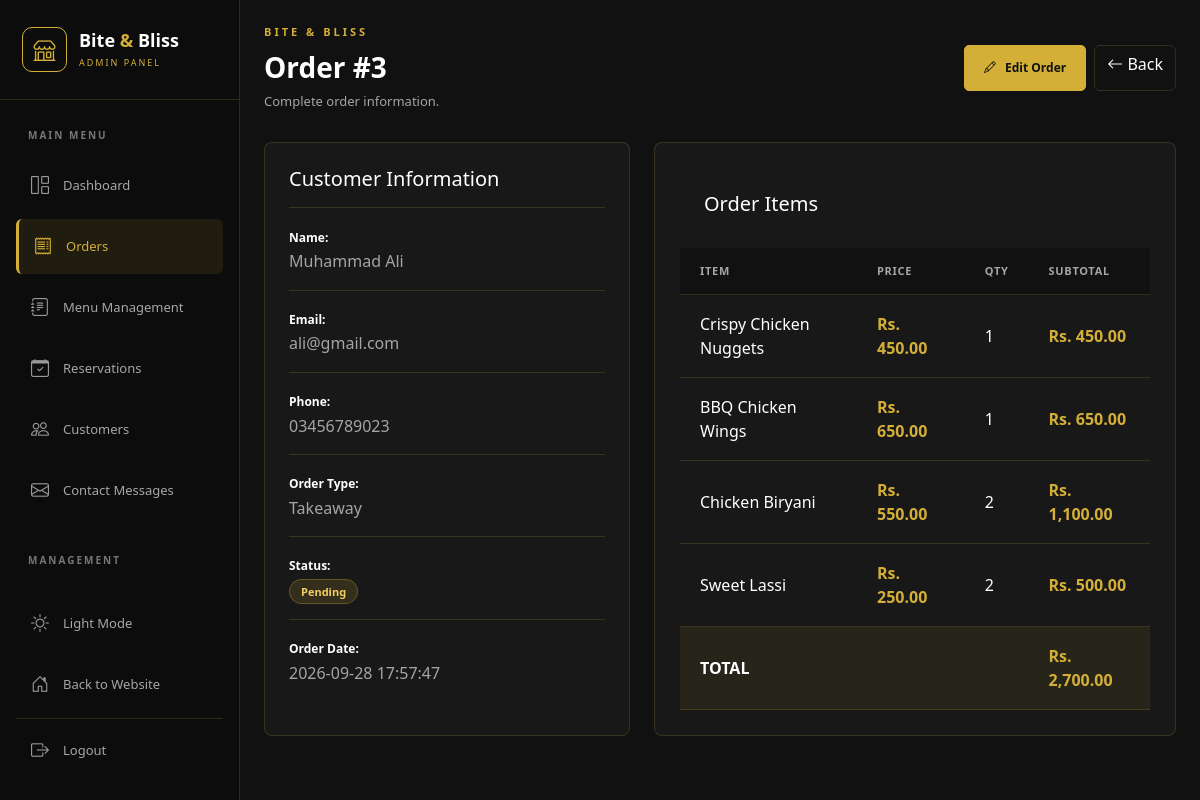
The app's page /admin/order_view.php?id=3 (signed in) with its own data.
### tables this page shows
CREATE TABLE `orders` (
  `id` int(11) NOT NULL,
  `user_id` int(11) DEFAULT NULL,
  `full_name` varchar(100) NOT NULL,
  `email` varchar(150) NOT NULL,
  `phone` varchar(30) NOT NULL,
  `order_type` enum('Dine-in','Takeaway','Delivery') NOT NULL DEFAULT 'Takeaway',
  `table_number` varchar(20) DEFAULT NULL,
  `delivery_address` text DEFAULT NULL,
  `special_request` text DEFAULT NULL,
  `total_amount` decimal(10,2) NOT NULL DEFAULT 0.00,
  `status` varchar(30) NOT NULL DEFAULT 'Pending',
  `created_at` timestamp NOT NULL DEFAULT current_timestamp()
);

CREATE TABLE `order_items` (
  `id` int(11) NOT NULL,
  `order_id` int(11) NOT NULL,
  `menu_item_id` int(11) DEFAULT NULL,
  `item_name` varchar(150) NOT NULL,
  `item_price` decimal(10,2) NOT NULL,
  `quantity` int(11) NOT NULL,
  `subtotal` decimal(10,2) NOT NULL
);

### admin/order_view.php (the view, shortened to what this page needs)
<?php
require_once "../config/database.php";
$id = filter_input(
    INPUT_GET,
    "id",
    FILTER_VALIDATE_INT
);
$stmt = $pdo->prepare("
    SELECT *
    FROM orders
    WHERE id = :id
    LIMIT 1
");
$stmt->execute([
    ":id" => $id
]);
$order = $stmt->fetch();
$stmt = $pdo->prepare("
    SELECT *
    FROM order_items
    WHERE order_id = :order_id
    ORDER BY id ASC
");
$stmt->execute([
    ":order_id" => $id
]);
$items = $stmt->fetchAll();
$statusClass = strtolower(
    str_replace(" ", "-", $order["status"])
);
?>
<!DOCTYPE html>
<html lang="en">
<head>
    <link
        href="https://cdn.jsdelivr.net/npm/bootstrap@5.3.3/dist/css/bootstrap.min.css"
        rel="stylesheet"
    >
    <link
        rel="stylesheet"
        href="https://cdn.jsdelivr.net/npm/bootstrap-icons@1.11.3/font/bootstrap-icons.min.css"
    >
    <link
        rel="stylesheet"
        href="css/admin.css"
    >
</head>
<body class="admin-order-view-page">
<div class="admin-layout">
    <?php require_once "includes/sidebar.php"; ?>
    <main class="main-content">
        <div class="container-fluid p-4">
            <div class="page-heading">
                <div>
                    <p class="gold-label">
                        BITE &amp; BLISS
                    </p>
                    <h1>
                        Order #<?= (int)$order["id"] ?>
                    </h1>
                    <p>
                        Complete order information.
                    </p>
                </div>
                <div class="d-flex gap-2">
                    <a
                        href="order_edit.php?id=<?= (int)$order["id"] ?>"
                        class="gold-btn"
                    >
                        <i class="bi bi-pencil"></i>
                        Edit Order
                    </a>
                    <a
                        href="orders.php"
                        class="btn btn-outline-secondary"
                    >
                        <i class="bi bi-arrow-left"></i>
                        Back
                    </a>
                </div>
            </div>
            <div class="row g-4">
                <div class="col-lg-5">
                    <div class="dashboard-card p-4 admin-order-info-card">
                        <h5>
                            Customer Information
                        </h5>
                        <hr>
                        <p>
                            <strong>Name:</strong><br>
                            <?= htmlspecialchars(
                                $order["full_name"]
                            ) ?>
                        </p>
                        <p>
                            <strong>Email:</strong><br>
                            <?= htmlspecialchars(
                                $order["email"]
                            ) ?>
                        </p>
                        <p>
                            <strong>Phone:</strong><br>
                            <?= htmlspecialchars(
                                $order["phone"]
                            ) ?>
                        </p>
                        <p>
                            <strong>Order Type:</strong><br>
                            <?= htmlspecialchars(
                                $order["order_type"]
                            ) ?>
                        </p>
                        <p>
                            <strong>Status:</strong><br>
                            <span class="admin-order-status status-<?= htmlspecialchars($statusClass) ?>">
                                <?= htmlspecialchars(
                                    $order["status"]
                                ) ?>
                            </span>
                        </p>
                        <p class="mb-0">
                            <strong>
                                Order Date:
                            </strong><br>
                            <?= htmlspecialchars(
                                $order["created_at"]
                            ) ?>
                        </p>
                    </div>
                </div>
                <div class="col-lg-7">
                    <div class="dashboard-card admin-order-items-card">
                        <div class="p-4">
                            <h5>
                                Order Items
                            </h5>
                        </div>
                        <div class="table-responsive">
                            <table class="table admin-order-items-table">
                                <thead>
                                    <tr>
                                        <th>
                                            ITEM
                                        </th>
                                        <th>
                                            PRICE
                                        </th>
                                        <th>
                                            QTY
                                        </th>
                                        <th>
                                            SUBTOTAL
                                        </th>
                                    </tr>
                                </thead>
                                <tbody>
                                <?php foreach ($items as $item): ?>
                                    <tr>
                                        <td>
                                            <?= htmlspecialchars(
                                                $item["item_name"]
                                            ) ?>
                                        </td>
                                        <td>
                                            Rs.
                                            <?= number_format(
                                                (float)$item["item_price"],
                                                2
                                            ) ?>
                                        </td>
                                        <td>
                                            <?= (int)$item["quantity"] ?>
                                        </td>
                                        <td>
                                            Rs.
                                            <?= number_format(
                                                (float)$item["subtotal"],
                                                2
                                            ) ?>
                                        </td>
                                    </tr>
                                <?php endforeach; ?>
                                </tbody>
                                <tfoot>
                                    <tr>
                                        <th colspan="3">
                                            TOTAL
                                        </th>
                                        <th>
                                            Rs.
                                            <?= number_format(
                                                (float)$order["total_amount"],
                                                2
                                            ) ?>
                                        </th>
                                    </tr>
                                </tfoot>
                            </table>
                        </div>
                    </div>
                </div>
            </div>
        </div>
    </main>
</div>
</body>
</html>

### admin/css/admin.css (style rules this page uses)
:root { --gold: #d4af37; --gold-light: #e8c75a; --gold-dark: #b8941f; --black: #111111; --sidebar: #0c0c0c; --body: #111111; --card: #181818; --white: #ffffff; --muted: #a5a5a5; --border: rgba(212, 175, 55, 0.18); --green: #43b581; --red: #d9534f; }
html { scrollbar-width: thin; scrollbar-color: var(--gold) #111111; }
* { margin: 0; padding: 0; box-sizing: border-box; }
body { background: var(--body); color: var(--white); font-family: "Segoe UI", Arial, sans-serif; overflow-x: hidden; }
a { text-decoration: none; color: inherit; }
.admin-layout { display: flex; min-height: 100vh; }
.main-content { width: calc(100% - 270px); margin-left: 270px; min-width: 0; }
.page-heading { display: flex; align-items: center; justify-content: space-between; gap: 20px; margin-bottom: 30px; }
.gold-label { color: var(--gold); letter-spacing: 3px; font-size: 11px; font-weight: 700; margin-bottom: 10px; }
.page-heading h1 { font-size: 28px; font-weight: 700; margin-bottom: 8px; }
.page-heading>div>p:last-child { color: var(--muted); font-size: 13px; margin: 0; }
.gold-btn { background: var(--gold); color: #111111; border: 1px solid var(--gold); padding: 13px 19px; border-radius: 5px; font-size: 12px; font-weight: 700; display: flex; align-items: center; gap: 9px; transition: 0.2s ease; }
.dashboard-card { height: 100%; padding: 25px; background: var(--card); border: 1px solid var(--border); border-radius: 8px; }
@media (max-width: 1200px) { .main-content { margin-left: 240px; width: calc(100% - 240px); } }
body.admin-orders-page .order-status, .admin-order-status { display: inline-flex; align-items: center; padding: 6px 11px; border: 1px solid transparent; border-radius: 20px; font-size: 11px; font-weight: 700; line-height: 1; white-space: nowrap; }
body.admin-orders-page .order-status.status-pending, .admin-order-status.status-pending { background: rgba(212, 175, 55, 0.15) !important; border-color: rgba(212, 175, 55, 0.30) !important; color: #8c6504 !important; }
html[data-theme="dark"] body.admin-orders-page .order-status.status-pending, html[data-theme="dark"] .admin-order-status.status-pending { color: #f2cf64 !important; }
body.admin-order-view-page .admin-order-info-card, body.admin-order-view-page .admin-order-items-card, body.admin-order-edit-page .admin-order-form-card, body.admin-order-edit-page .admin-order-items-card { overflow: hidden; }
body.admin-order-view-page .admin-order-info-card hr, body.admin-order-edit-page .admin-order-form-card hr { border-color: var(--border); opacity: 1; }
body.admin-order-view-page .admin-order-info-card p { margin-bottom: 15px; padding-bottom: 15px; border-bottom: 1px solid var(--border); color: var(--muted); line-height: 1.6; overflow-wrap: anywhere; }
body.admin-order-view-page .admin-order-info-card p.mb-0 { margin-bottom: 0 !important; padding-bottom: 0; border-bottom: 0; }
body.admin-order-view-page .admin-order-info-card strong { color: var(--white); font-size: 12px; }
.admin-order-items-table { margin-bottom: 0; --bs-table-bg: transparent; --bs-table-color: var(--white); --bs-table-border-color: var(--border); --bs-table-hover-bg: rgba(212, 175, 55, 0.08); --bs-table-hover-color: var(--white); }
.admin-order-items-table thead th { background: var(--body); border-bottom: 1px solid var(--border); color: var(--muted); font-size: 11px; font-weight: 700; letter-spacing: 0.7px; padding: 15px 20px; white-space: nowrap; }
.admin-order-items-table tbody td, .admin-order-items-table tfoot th { border-color: var(--border); color: var(--white); padding: 17px 20px; vertical-align: middle; }
.admin-order-items-table tbody td:nth-child(2), .admin-order-items-table tbody td:last-child, .admin-order-items-table tfoot th:last-child { color: var(--gold); font-weight: 700; }
.admin-order-items-table tfoot th { background: rgba(212, 175, 55, 0.08); border-top: 1px solid var(--border); }
body.admin-order-view-page .btn-outline-secondary, body.admin-order-edit-page .btn-outline-secondary, body.admin-orders-page .btn-outline-secondary { border-color: var(--border); color: var(--white); }

### records on screen
orders: id "3", full_name "Muhammad Ali", email "ali@gmail.com", phone "03456789023", order_type "Takeaway", status "Pending", created_at "2026-09-28 17:57:47", total_amount "2,700.00"
order_items: item_name "Crispy Chicken Nuggets", item_price "450.00", quantity "1", subtotal "450.00"
order_items: item_name "BBQ Chicken Wings", item_price "650.00", quantity "1", subtotal "650.00"
order_items: item_name "Chicken Biryani", item_price "550.00", quantity "2", subtotal "1,100.00"
order_items: item_name "Sweet Lassi", item_price "250.00", quantity "2", subtotal "500.00"
